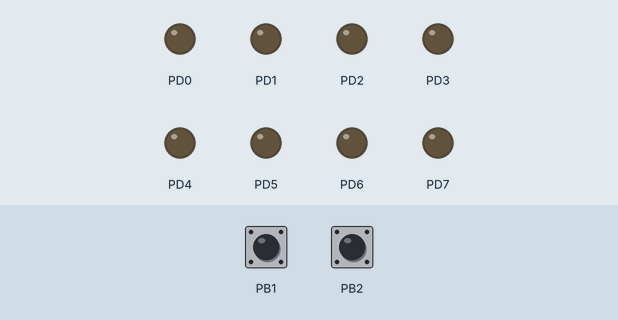
A program run on a simulated ATmega328P, built with avr-gcc and emulated at 16 MHz. Shown: output pins drawn as LEDs (lit = HIGH). The test bench sets the inputs (shaded band); at power-on: PB1 HIGH, PB2 HIGH.

Above: at 1.2 s.
1.3 s: PB1 pulled LOW for 1 s
At 3.2 s:
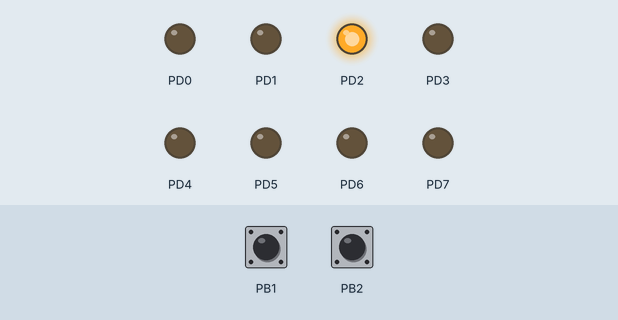
3.8 s: PB1 pulled LOW for 0.15 s
At 5.0 s:
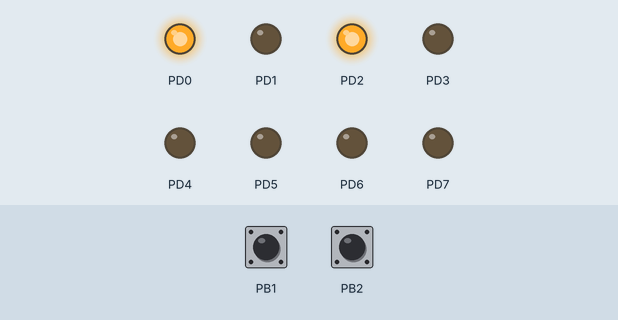
5.4 s: PB1 pulled LOW for 0.15 s
At 6.4 s:
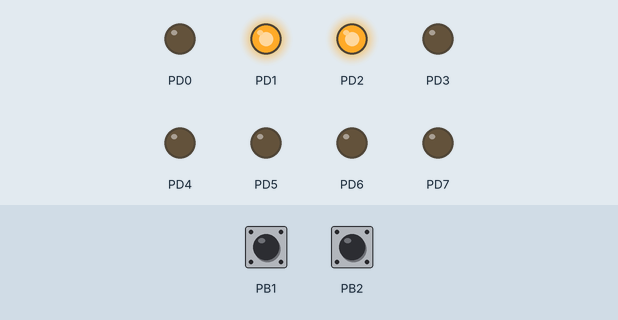
7.0 s: PB1 pulled LOW for 3.2 s
At 11.1 s:
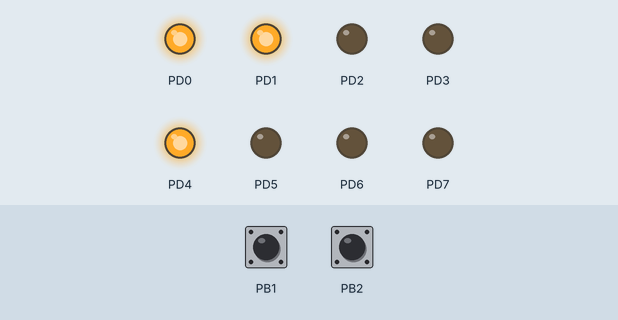
11.7 s: PB1 pulled LOW for 0.15 s
At 12.4 s:
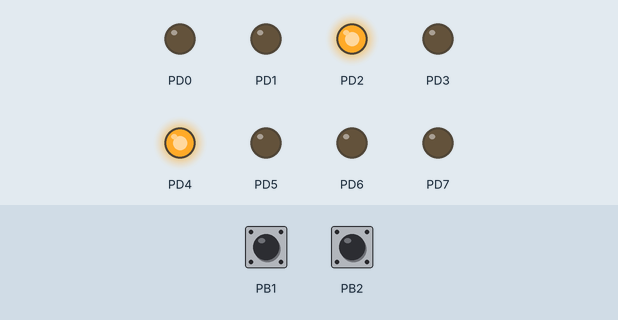
13.3 s: PB1 pulled LOW for 1 s
At 14.8 s:
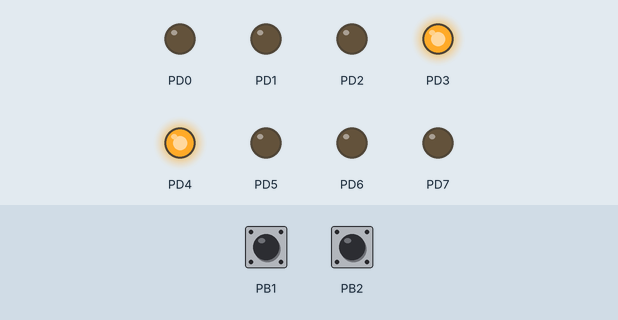
Timing chart, 0 to 16.3 s (numbered marks = the images above; inputs shaded):
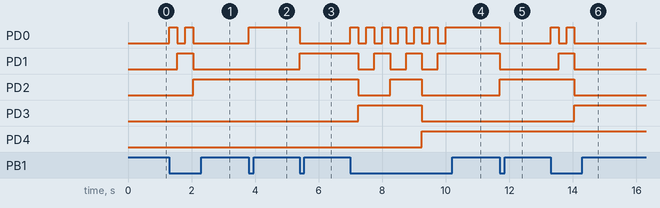

The program:

main.c
```c
//*****************************************************************
// Universidad del Valle de Guatemala
// IE2023 Programacion de Microcontroladores
// Prelab4.1.c
// Autor: Larsson Gonzalez
// Hardware: ATMega328p
// Proyecto: Contador de 8bits.
//*****************************************************************

#define F_CPU 16000000UL
#include <avr/io.h>
#include <util/delay.h>


int main(void)
{
    uint8_t contador;

    // Boton de Incremento
    DDRB &= ~(1<<DDB1);		// PB1 como entrada
    PORTB |= (1<<PORTB1);	// Activamos Pull-Up

    // Boton de Decremento
    DDRB &= ~(1<<DDB2);		// PB2 como entrada
    PORTB |= (1<<PORTB2);	// Activamos Pull-Up

    DDRD = 0xFF;				// Puerto D como salida

    contador = 0;

    while (1)
    {
		if (!(PINB & (1<<PINB1)))
		{
			if (contador < 255)
			{
				contador = contador + 1;
				PORTD = contador;
			}
			_delay_ms(250);
		}
		if (!(PINB & (1<<PINB2)))
		{
			if (contador > 0)
			{
				contador = contador -1;
				PORTD = contador;
			}
			_delay_ms(250);
		}
    }
}
```

Measured:
- after the input at 1.3 s, PD0: alternates HIGH for 0.25 s and LOW for 0.25 s, 4 changes in all, then stays LOW, starting at once; PD1: LOW → HIGH after 0.25 s, → LOW 0.50 s later; PD2: LOW → HIGH after 0.75 s
- after the input at 3.8 s, PD0: LOW → HIGH at once
- after the input at 5.4 s, PD0: HIGH → LOW at once; PD1: LOW → HIGH at once
- after the input at 7.0 s, PD0: alternates HIGH for 0.25 s and LOW for 0.25 s, 13 changes in all, then stays HIGH, starting at once; PD1: alternates HIGH for 0.50 s and LOW for 0.50 s, 6 changes in all, then stays HIGH, starting after 0.25 s
- after the input at 11.7 s, PD0, PD1: HIGH → LOW at once; PD2: LOW → HIGH at once
- after the input at 13.3 s, PD0: alternates HIGH for 0.25 s and LOW for 0.25 s, 4 changes in all, then stays LOW, starting at once; PD1: LOW → HIGH after 0.25 s, → LOW 0.50 s later; PD2: HIGH → LOW after 0.75 s; PD3: LOW → HIGH after 0.75 s
